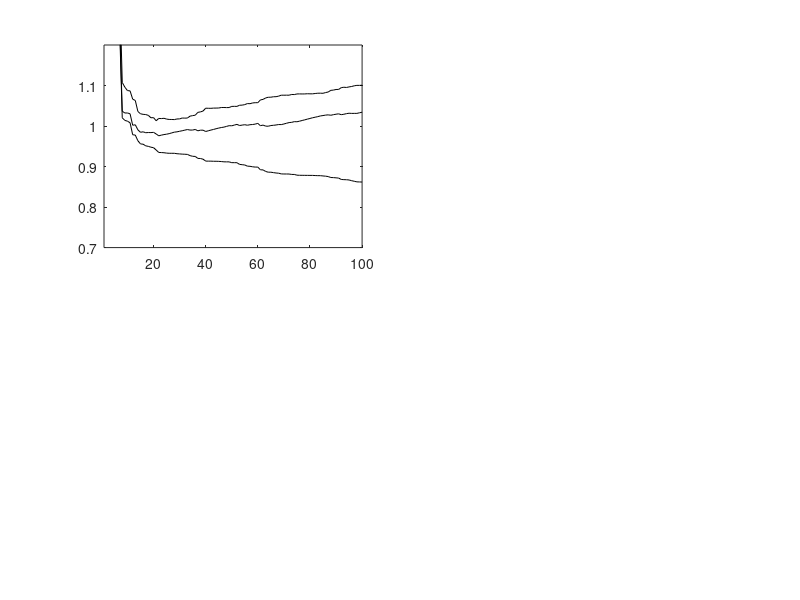

This figure's MATLAB source: (Note: this script raises an error after producing the figure.)
% Chapter 1 Exercise 11
% Model selection using the AIC-criterion 
%
% Copyright: 
% Johan Schoukens, Rik Pintelon, and Yves Rolain 
% Vrije Universiteit Brussels, Pleinlaan 2, 1050 Brussels, Belgium
%
% 24 November 2010

clear all
NEst=1000                       % length estimation record
NValid=10000                    % length validation record

stdyAll=[0.5  0.05];            % std. dev. distrubing noise at the output
nbMax=100                       % maximum order of the FIR-model
Order=[1:nbMax];                % orders to be scanned

[b,a]=cheby1(3,0.5,2*[0.15 0.3]);   % the coefficients of the true IIR system


% generate the test data with random input
u=randn(1,NEst);                % exact input
y0=filter(b,a,u);               % exact output
yNoise=randn(size(y0));         % noise disturbance to be added to the output


% generate the validation data
uValid=randn(1,NValid);             % exact input
yValid0=filter(b,a,uValid);         % exact output
yValidNoise=randn(size(yValid0));   % disturbed output

% process the data

for qSTD=length(stdyAll):-1:1   % run over the different noise levels
    
    y=y0+yNoise*stdyAll(qSTD);                  % add disturbing noise to test data
    yValid=yValid0+yValidNoise*stdyAll(qSTD);   % add disturbing noise to validation data

	% generate the maximum size K matrix
	KAll=zeros(NEst,nbMax);
	for s=1:NEst
            p=[1:min(s,nbMax+1)];
            q=s+1-p;
            KAll(s,p)=u(q);
	end
	
	% estimate the different orders
	
	for r=length(Order):-1:1
        nb=Order(r);
        K=KAll(:,1:nb);       
        bEst=K\y'; % make least squares estimate
	
		% check the cost on the estimation data
		yEst=filter(bEst,1,u);
		eEst=y-yEst;
		
		
		Est(r,qSTD)=sum(eEst.^2)/NEst/stdyAll(qSTD)^2;  % normalized estimation cost
		AICRel(r,qSTD)=Est(r,qSTD)*(1+2*nb/NEst);       % AIC-criterion
		
		
		% check the cost on the validation data
		yModel=filter(bEst,1,uValid);
		eValid=yValid-yModel;
		Valid(r,qSTD)=sum(eValid.^2)/NValid/stdyAll(qSTD)^2;    % normalized validation cost
        
        % noise less validation data
       	eNoiseLess=yValid0-yModel;
		VNL(r,qSTD)=sqrt(sum(eNoiseLess.^2)/NValid/stdyAll(qSTD)^2); % normalized validation cost	
	end


end

FigNum=1;
figure(FigNum),clf


    
subplot(2,2,1)
plot(Order,Est(:,1),'-k',Order,Valid(:,1),'-k',Order, AICRel(:,1),'-k')
axis([1 100 0.7 1.2])
DG_SetFontSize(12)
ylabel('Cost')
title('Noisy data')
DG_SetTraceTint(30,3,FigNum,1)
DG_SetTraceWidth(2,'*',FigNum,1)

subplot(2,2,2)
plot(Order,VNL(:,1),'-k')
axis([1 100 0 1])
DG_SetFontSize(12)
ylabel('Normalized rms')
title('Noiseless data')
DG_SetTraceWidth(2,'*',FigNum,2)
    
    
subplot(2,2,3)
plot(Order,Est(:,2),'-k',Order,Valid(:,2),'-k',Order, AICRel(:,2),'-k')
axis([1 100 0.7 1.2])
DG_SetFontSize(12)
xlabel('Order')
ylabel('Cost')
DG_SetTraceTint(30,3,FigNum,3)
DG_SetTraceWidth(2,'*',FigNum,3)

subplot(2,2,4)
plot(Order,VNL(:,2),'-k')
axis([1 100 0 1])
DG_SetFontSize(12)
xlabel('Order')
ylabel('Normalized rms')
DG_SetTraceWidth(2,'*',FigNum,4)

% export the plots
% DG_Init4PDF(gcf, 4.5);        % fixing the size, half standard height
% DG_MakePDF('FigAIC.pdf', gcf);
    
